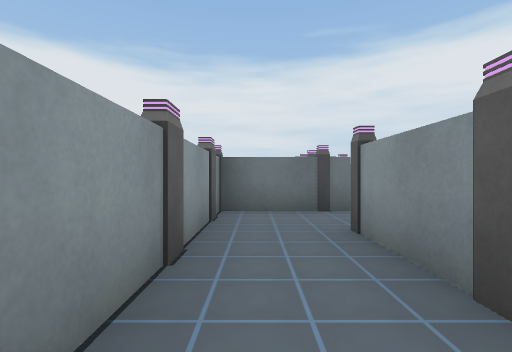
View 1 (above)

24 first-person views from a walk through a 3-D level made in the Unity game engine. The camera is 1.3 m above the floor, looks level and sees 85° across. Doors are open. The floor is counted in squares, 2 m on a side. Each view is taken from the middle of a square. On the plan, view 1 faces up. The plan holds only what a view shows up to about 9 squares ahead; the rest is blank. The place goes on beyond the plan. Some surface patterns are stand-ins.

View 2
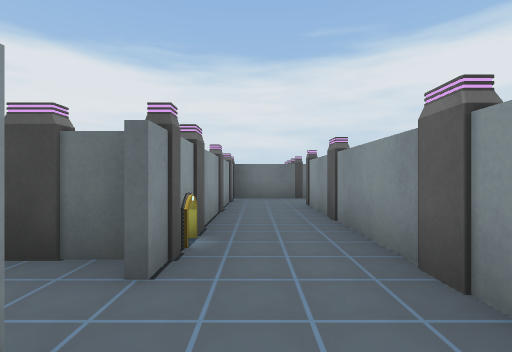

View 3
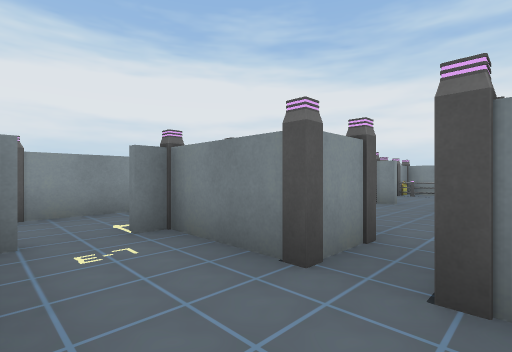

View 4
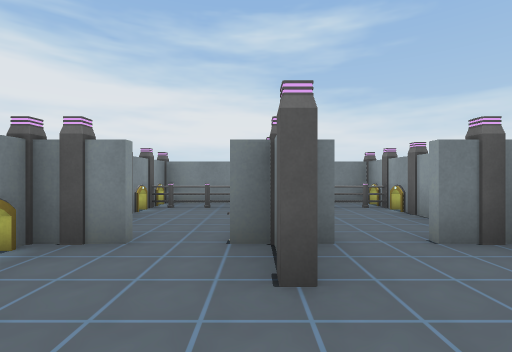

View 5
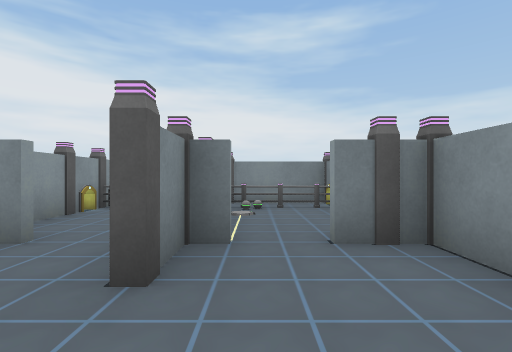

View 6
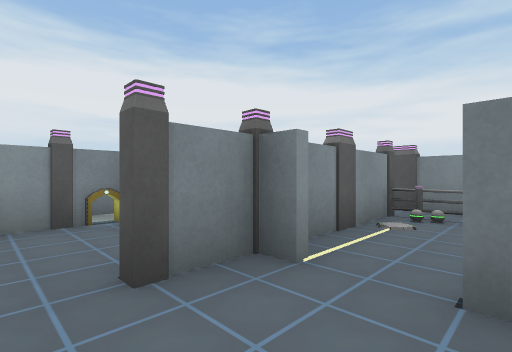

View 7
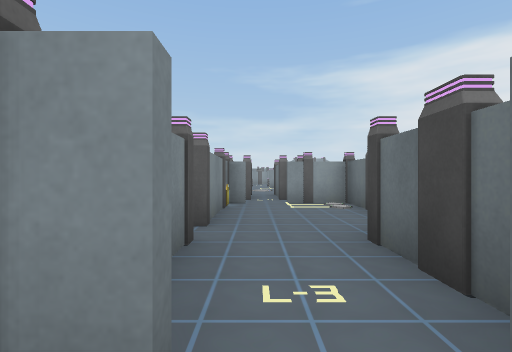

View 8
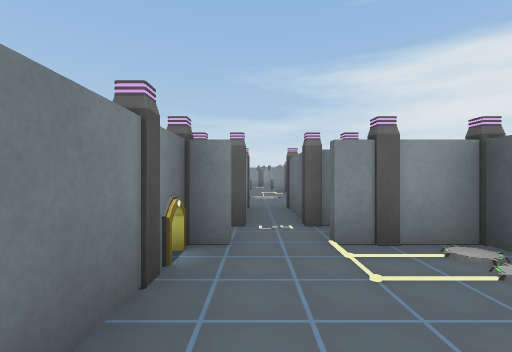

View 9
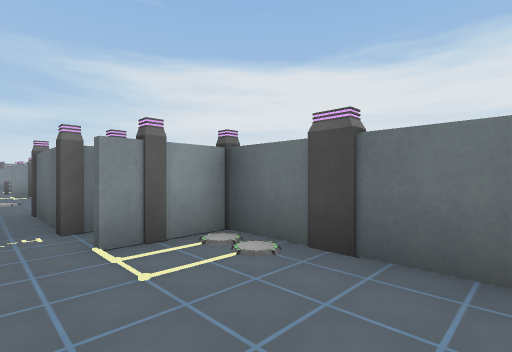

View 10
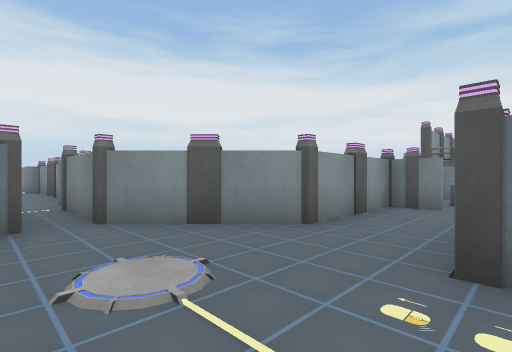

View 11
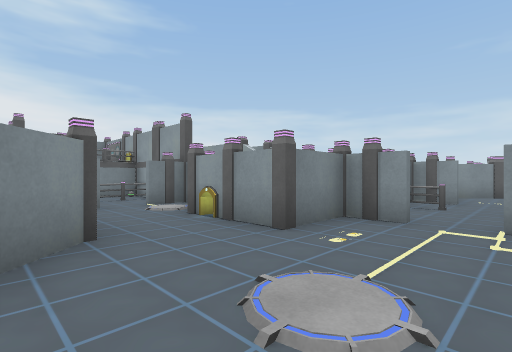

View 12
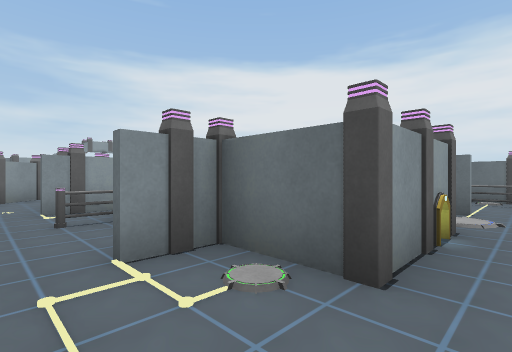

View 13
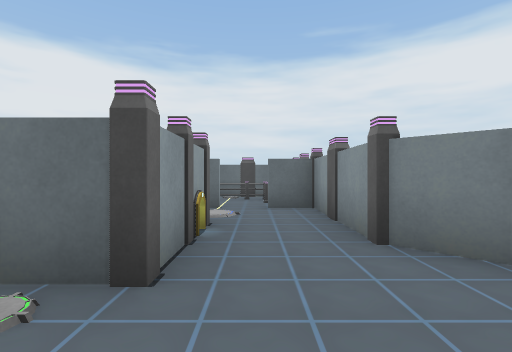

View 14
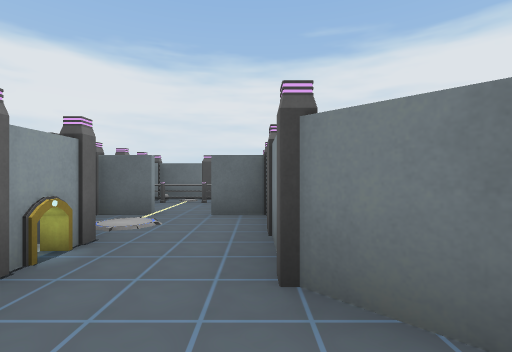

View 15
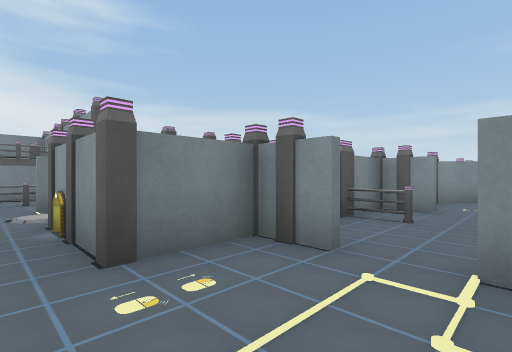

View 16
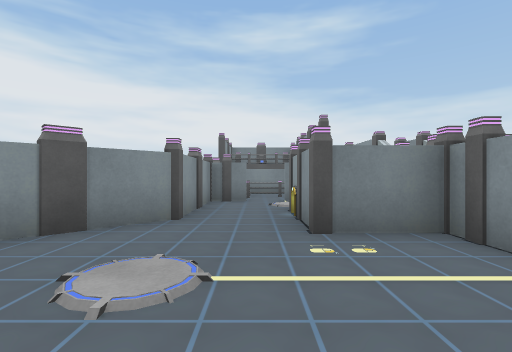

View 17
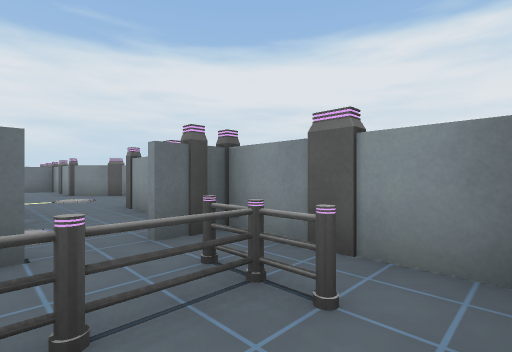

View 18
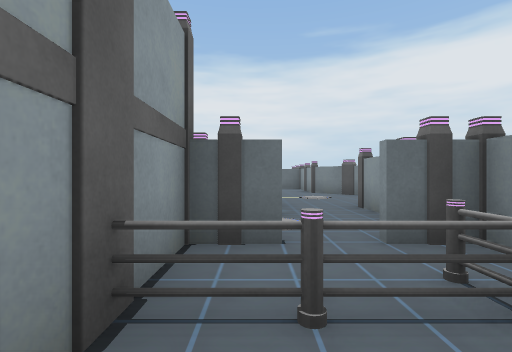

View 19
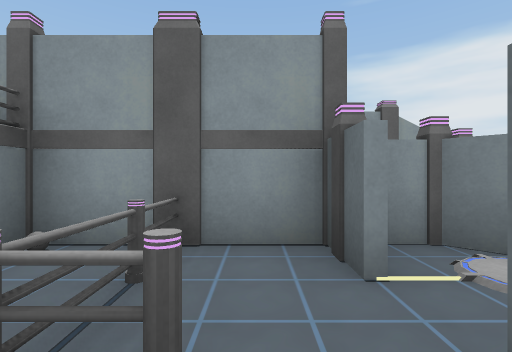

View 20
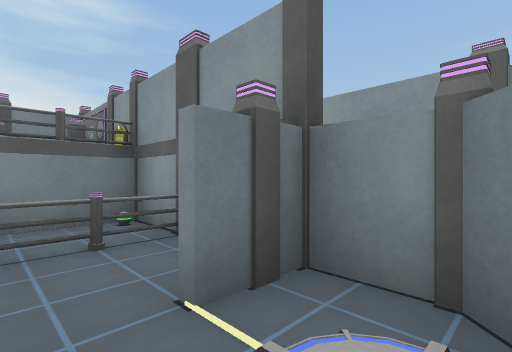

View 21
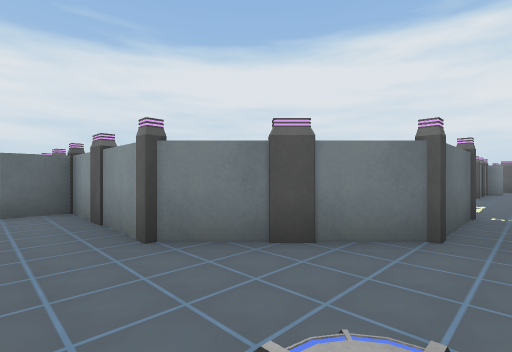

View 22
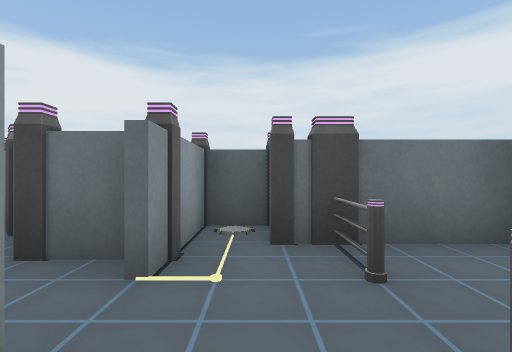

View 23
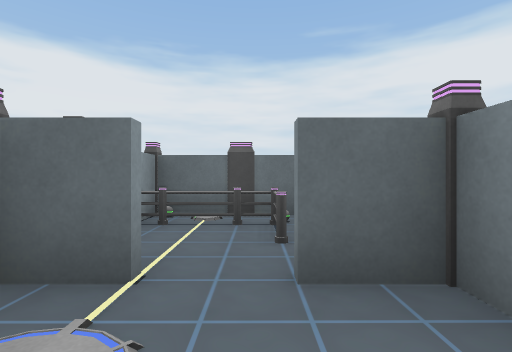

View 24
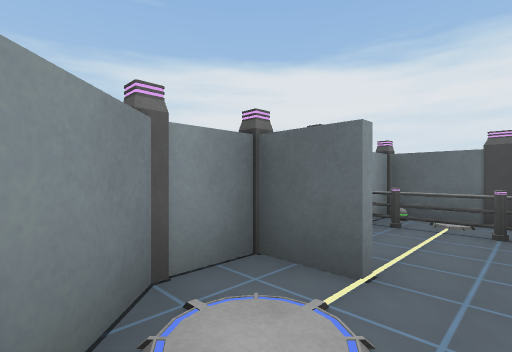

### Floor plan
Key: @ floor where view 1 was taken; # wall or solid block; . floor; D open door; ^ raised ledge; O other object.
Columns run from 20 left of view 1 to 2 right of it. Each row starts with its distance up from view 1.
  7      O#OO            OO
  6      OOO            #O
  5      O OO          O.OD
  4      ODDO          O..
  3      O#..#         #.O
  2       O.O#         O.#
  1  OO   O.O#    ##   #.O
  0 ##OO#OO..O#  O#O. #O@#
 -1 OO.O.O....O#OO...OOO.O#
 -2 .DOO.D....O.OD.....D..#
 -3  O.O.OO..O##OOO#OO#O..#
 -4   #OO O.O##     OO#
 -5     O O..#      ...
 -6    OOO#.O#     .....#
 -7    O OODO#    #..O.O
 -8     O#.O.#    OODODO^
 -9      OOOO#    #..O..
-10      O...#    O. #.O#
-11      #####    OOO OO
-12               O##O#O

Where each view was taken, in squares from view 1:
view 1: 0 up, 0 right, facing up
view 2: 3 down, 0 right, facing up
view 3: 1 down, 4 left, facing down-right
view 4: 5 down, 3 left, facing down
view 5: 5 down, 4 left, facing down
view 6: 6 down, 5 left, facing down-right
view 7: 2 down, 0 right, facing left
view 8: 2 down, 4 left, facing left
view 9: 2 down, 4 left, facing up-left
view 10: 1 down, 14 left, facing down-right
view 11: 1 down, 11 left, facing down-left
view 12: 2 down, 13 left, facing up-left
view 13: 2 down, 13 left, facing up
view 14: 1 down, 12 left, facing up
view 15: 1 down, 13 left, facing down-left
view 16: 0 up, 13 left, facing down
view 17: 10 down, 14 left, facing up-right
view 18: 10 down, 14 left, facing up
view 19: 8 down, 12 left, facing left
view 20: 6 down, 13 left, facing down-left
view 21: 2 down, 13 left, facing up-right
view 22: 3 down, 18 left, facing up
view 23: 2 up, 13 left, facing up
view 24: 2 up, 13 left, facing up-left
